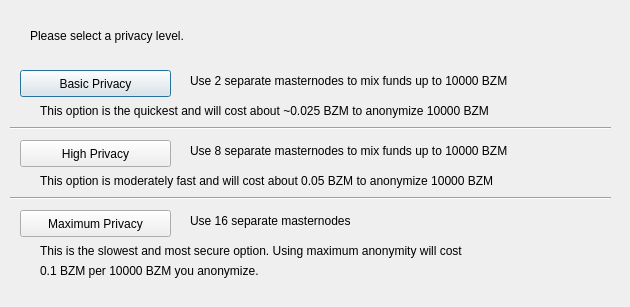
<?xml version="1.0" encoding="UTF-8"?>
<ui version="4.0">
 <class>DarksendConfig</class>
 <widget class="QDialog" name="DarksendConfig">
  <property name="geometry">
   <rect>
    <x>0</x>
    <y>0</y>
    <width>630</width>
    <height>307</height>
   </rect>
  </property>
  <property name="windowTitle">
   <string>Configure Darksend</string>
  </property>
  <widget class="QPushButton" name="buttonBasic">
   <property name="geometry">
    <rect>
     <x>20</x>
     <y>70</y>
     <width>151</width>
     <height>27</height>
    </rect>
   </property>
   <property name="text">
    <string>Basic Privacy</string>
   </property>
  </widget>
  <widget class="QPushButton" name="buttonHigh">
   <property name="geometry">
    <rect>
     <x>20</x>
     <y>140</y>
     <width>151</width>
     <height>27</height>
    </rect>
   </property>
   <property name="text">
    <string>High Privacy</string>
   </property>
  </widget>
  <widget class="QPushButton" name="buttonMax">
   <property name="geometry">
    <rect>
     <x>20</x>
     <y>210</y>
     <width>151</width>
     <height>27</height>
    </rect>
   </property>
   <property name="text">
    <string>Maximum Privacy</string>
   </property>
  </widget>
  <widget class="QLabel" name="label">
   <property name="geometry">
    <rect>
     <x>30</x>
     <y>20</y>
     <width>571</width>
     <height>31</height>
    </rect>
   </property>
   <property name="text">
    <string>Please select a privacy level.</string>
   </property>
  </widget>
  <widget class="QLabel" name="label_2">
   <property name="geometry">
    <rect>
     <x>190</x>
     <y>70</y>
     <width>421</width>
     <height>21</height>
    </rect>
   </property>
   <property name="text">
    <string>Use 2 separate masternodes to mix funds up to 10000 BZM</string>
   </property>
  </widget>
  <widget class="QLabel" name="label_3">
   <property name="geometry">
    <rect>
     <x>190</x>
     <y>140</y>
     <width>411</width>
     <height>21</height>
    </rect>
   </property>
   <property name="text">
    <string>Use 8 separate masternodes to mix funds up to 10000 BZM</string>
   </property>
  </widget>
  <widget class="QLabel" name="label_4">
   <property name="geometry">
    <rect>
     <x>190</x>
     <y>210</y>
     <width>421</width>
     <height>21</height>
    </rect>
   </property>
   <property name="text">
    <string>Use 16 separate masternodes</string>
   </property>
  </widget>
  <widget class="QLabel" name="label_6">
   <property name="geometry">
    <rect>
     <x>40</x>
     <y>100</y>
     <width>561</width>
     <height>21</height>
    </rect>
   </property>
   <property name="text">
    <string>This option is the quickest and will cost about ~0.025 BZM to anonymize 10000 BZM</string>
   </property>
  </widget>
  <widget class="QLabel" name="label_7">
   <property name="geometry">
    <rect>
     <x>40</x>
     <y>170</y>
     <width>561</width>
     <height>21</height>
    </rect>
   </property>
   <property name="text">
    <string>This option is moderately fast and will cost about 0.05 BZM to anonymize 10000 BZM</string>
   </property>
  </widget>
  <widget class="QLabel" name="label_8">
   <property name="geometry">
    <rect>
     <x>40</x>
     <y>240</y>
     <width>561</width>
     <height>21</height>
    </rect>
   </property>
   <property name="text">
    <string>This is the slowest and most secure option. Using maximum anonymity will cost</string>
   </property>
  </widget>
  <widget class="QLabel" name="label_9">
   <property name="geometry">
    <rect>
     <x>40</x>
     <y>260</y>
     <width>561</width>
     <height>21</height>
    </rect>
   </property>
   <property name="text">
    <string>0.1 BZM per 10000 BZM you anonymize.</string>
   </property>
  </widget>
  <widget class="Line" name="line">
   <property name="geometry">
    <rect>
     <x>10</x>
     <y>120</y>
     <width>601</width>
     <height>16</height>
    </rect>
   </property>
   <property name="orientation">
    <enum>Qt::Horizontal</enum>
   </property>
  </widget>
  <widget class="Line" name="line_2">
   <property name="geometry">
    <rect>
     <x>10</x>
     <y>190</y>
     <width>601</width>
     <height>16</height>
    </rect>
   </property>
   <property name="orientation">
    <enum>Qt::Horizontal</enum>
   </property>
  </widget>
 </widget>
 <resources/>
 <connections/>
</ui>
